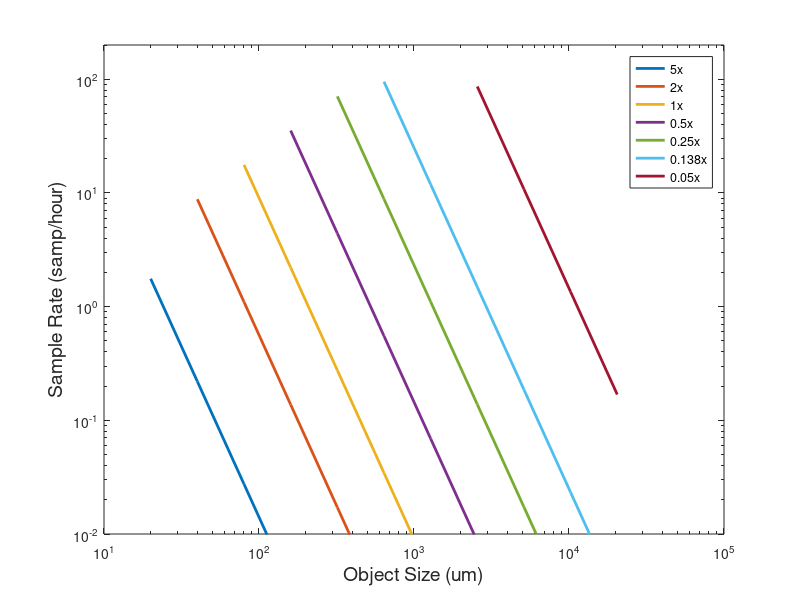

Write MATLAB code to recreate this figure.
% Model sample rate as a function of concentration and system mangnification
%
% Assumptions:
%   1. 12 MP sensor
%   2. Telecentric lens (implies orthographic projection)
%   3. Plankton only (no signal from detritus, etc)

clear all
close all

%% Microscope preliminaries
% Define the desired microscope magnifications
mag = [5, 2, 1, 0.5, 0.25, 0.138, 0.05];

% the associated pixel size in object space (assuming 12 MP sensor)
px = 3.45./mag;

% Numerical aperature (assuming 532 nm illumination and 2 px resolution)
NA = 0.61*(0.532./(2*px));

% maximum collection angle
theta_max = asin(NA);

% depth of focus (assuming a constant acceptable blur)
dof = (3*px)./(tan(theta_max));

% sample volume in uL (the amount of water imaged in an individual frame)
v_frame = (px.^2 .* dof * 4000 * 3000 * 1000) ./ 10000^3;

%% Size distribution and concentration
% Define the assumed concentration of plankton (in microns)
obj_size = [10, 20, 40, 80, 160, 320, 640, 1280, 2560, 5120, 10240, 20480];

% compute concentration per uL
con = 1000000 * obj_size.^-3;

%% Compute the resolution for each body size based on the magnification (number of pixels per body length)
res = zeros(size(obj_size, 2), size(px, 2));

for ii = 1:length(px)
    res(:, ii) = obj_size / px(ii);
end

%% Compute the sample rate
fps = 8;  % frames per sec

f_hour = fps * 3600;  % number of frames per hour

obs_hour = zeros(size(obj_size, 2), size(res, 2));

% compute the total number of objects per hour for each microscope
% objective
for ii = 1:length(px)
    obs_hour(:, ii) = con * f_hour * v_frame(ii) / 1000;
end

% compute the number of samples, where sample is defined by the desired SNR
samp = 100;  % the desired number of objects to get a statistically relevant collection of objects

samp_rate = obs_hour ./ samp;  % rate of sample collection

%% Mask the sample rate based on desired system parameters

min_size = 20;  % minimum number of pixels per object
min_samp = 0.001;  % minimum allowable samples per hour

size_mask = (res > min_size);  % mask based on system resolution

rate_mask = (samp_rate > min_samp);  % mask based on desired SNR

mask = size_mask .* rate_mask;

% mask the sample rate matrix
samp_rate = samp_rate .* mask;

%% plot it
leg = {'5x', '2x', '1x', '0.5x', '0.25x', '0.138x', '0.05x'};
figure;
loglog(obj_size, samp_rate, 'LineWidth', 2)
xlabel('Object Size (um)', 'FontSize', 14)
ylabel('Sample Rate (samp/hour)', 'FontSize', 14)
ylim([0.01, 200])
legend(leg(:))
